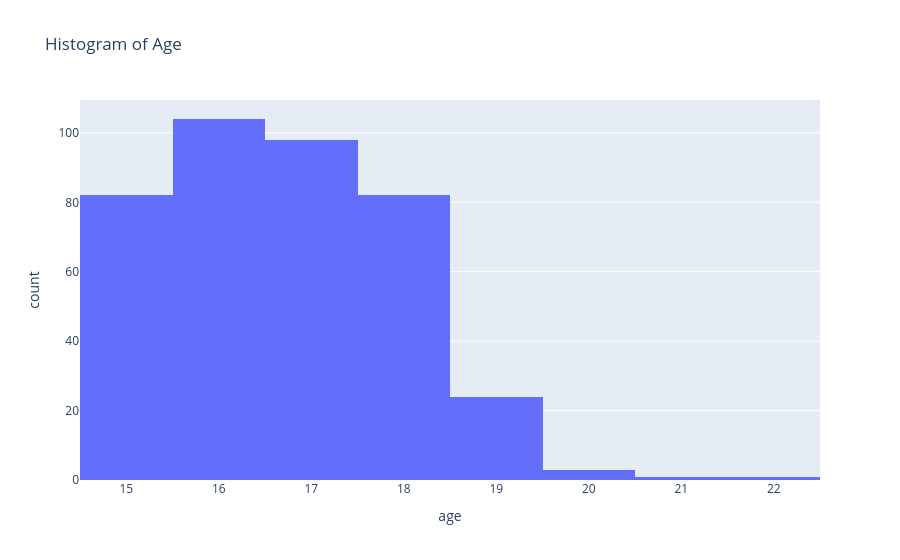

The notebook cell saved with this chart:
### Code cell
# Example histogram for the 'age' variable
fig = px.histogram(df, x='age', title="Histogram of Age")
fig.show()

### Figure 1 — Plotly figure (JSON) as saved in the notebook; plotly's stock layout.template omitted (floating-point values rounded to 4 significant figures; data arrays with more than 128 entries replaced by an {"elided": "..."} marker saying what was removed)
{"data": [{"alignmentgroup": "True", "bingroup": "x", "hovertemplate": "age=%{x}<br>count=%{y}<extra></extra>", "legendgroup": "", "marker": {"color": "#636efa", "pattern": {"shape": ""}}, "name": "", "offsetgroup": "", "orientation": "v", "showlegend": false, "type": "histogram", "x": {"elided": "395 int values"}, "xaxis": "x", "yaxis": "y"}], "layout": {"barmode": "relative", "legend": {"tracegroupgap": 0}, "title": {"text": "Histogram of Age"}, "xaxis": {"anchor": "y", "domain": [0, 1], "title": {"text": "age"}}, "yaxis": {"anchor": "x", "domain": [0, 1], "title": {"text": "count"}}}}
